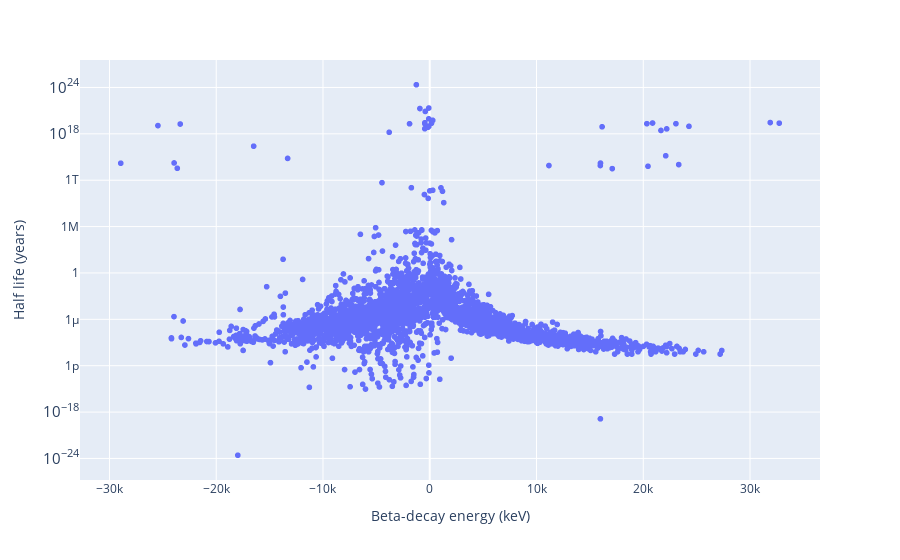

Notebook cell for this chart:
### Code cell
px.scatter(x = e_t_dict['Beta-decay energy (keV)'],
y = e_t_dict['Half life (years)'], 
hover_name = e_t_dict['Isotope'],
labels = {'x': 'Beta-decay energy (keV)',
'y': 'Half life (years)'}, log_y = True)

### Figure 1 — Plotly figure (JSON) as saved in the notebook; plotly's stock layout.template omitted (floating-point values rounded to 4 significant figures; data arrays with more than 128 entries replaced by an {"elided": "..."} marker saying what was removed)
{"data": [{"hovertemplate": "<b>%{hovertext}</b><br><br>Beta-decay energy (keV)=%{x}<br>Half life (years)=%{y}<extra></extra>", "hovertext": {"elided": "3558 str values"}, "legendgroup": "", "marker": {"color": "#636efa", "symbol": "circle"}, "mode": "markers", "name": "", "showlegend": false, "type": "scattergl", "x": {"elided": "3558 mixed values"}, "xaxis": "x", "y": {"elided": "3558 mixed values"}, "yaxis": "y"}], "layout": {"legend": {"tracegroupgap": 0}, "margin": {"t": 60}, "xaxis": {"anchor": "y", "domain": [0, 1], "title": {"text": "Beta-decay energy (keV)"}}, "yaxis": {"anchor": "x", "domain": [0, 1], "title": {"text": "Half life (years)"}, "type": "log"}}}
